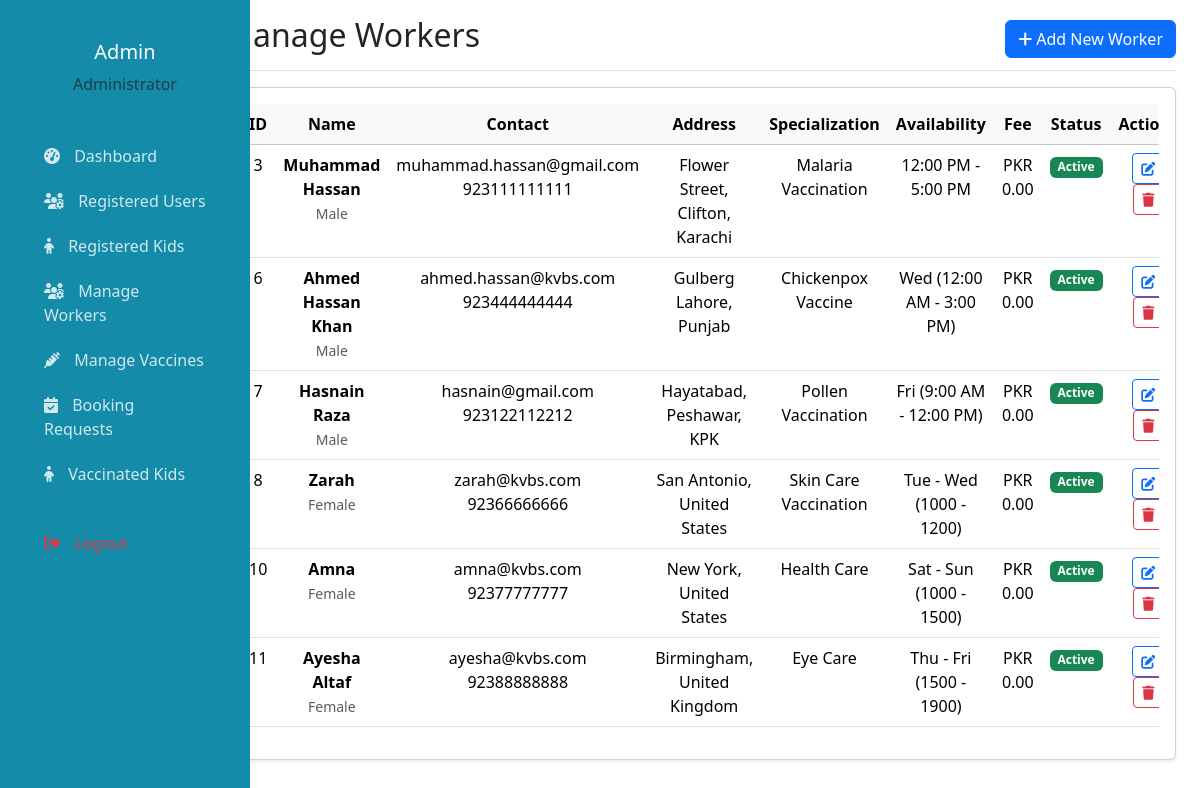
The app's page /admin/manage_workers.php (signed in) with its own data.
### tables this page shows
CREATE TABLE IF NOT EXISTS `workers` (
  `id` int NOT NULL AUTO_INCREMENT,
  `full_name` varchar(100) NOT NULL,
  `email` varchar(100) NOT NULL,
  `phone` varchar(20) NOT NULL,
  `address` text NOT NULL,
  `gender` enum('Male','Female','Other') NOT NULL,
  `available_time` varchar(100) NOT NULL COMMENT 'e.g., "9:00 AM - 5:00 PM"',
  `appointment_fee` decimal(10,2) NOT NULL,
  `specialization` varchar(100) NOT NULL,
  `status` enum('Active','Inactive') DEFAULT 'Active',
  `created_at` timestamp NULL DEFAULT CURRENT_TIMESTAMP,
  `updated_at` timestamp NULL DEFAULT CURRENT_TIMESTAMP ON UPDATE CURRENT_TIMESTAMP,
  PRIMARY KEY (`id`),
  UNIQUE KEY `email` (`email`)
);

### admin/manage_workers.php (the view, shortened to what this page needs)
<?php
require_once '../includes/db_connection.php';
$sql = "SELECT * FROM workers ORDER BY id ASC";
$result = $connection->query($sql);
?>
<!DOCTYPE html>
<html lang="en">
<head>
</head>
<body>
    <div class="container-fluid">
        <div class="row">
            <?php include 'admin_sidebar.php'?>
            <main class="col-md-9 ms-sm-auto col-lg-10 px-md-4">
                <div class="d-flex justify-content-between flex-wrap flex-md-nowrap align-items-center pt-3 pb-2 mb-3 border-bottom">
                    <h1 class="h2">Manage Workers</h1>
                    <a href="add_worker.php" class="btn btn-primary">
                        <i class="fas fa-plus"></i> Add New Worker
                    </a>
                </div>
                <div class="card shadow-sm">
                    <div class="card-body">
                        <div class="table-responsive">
                            <table class="table table-hover text-center">
                                <thead class="table-light">
                                    <tr>
                                        <th>ID</th>
                                        <th>Name</th>
                                        <th>Contact</th>
                                        <th>Address</th>
                                        <th>Specialization</th>
                                        <th>Availability</th>
                                        <th>Fee</th>
                                        <th>Status</th>
                                        <th>Actions</th>
                                    </tr>
                                </thead>
                                <tbody>
                                    <?php while ($row = $result->fetch_assoc()):
                                        $status_badge = ($row['status'] == 'Active') ? 'bg-success' : 'bg-secondary';
                                        ?>
                                        <tr>
                                        <td><?=$row['id']?></td>
                                        <td>
                                            <strong><?=$row['full_name']?></strong><br>
                                            <small class="text-muted"><?=$row['gender']?></small>
                                        </td>
                                        <td>
                                            <?=$row['email']?><br>
                                            <?=$row['phone']?>
                                        </td>
                                        <td><?=$row['address']?></td>
                                        <td><?=$row['specialization']?></td>
                                        <td><?=$row['available_time']?></td>
                                        <td>PKR <?=$row['appointment_fee']?></td>
                                        <td>
                                            <span class="badge <?=$status_badge?>  status-badge">
                                                <?=$row['status']?>
                                            </span>
                                        </td    >
                                        <td class="action-btns">
                                            <a href="edit_worker.php?id=<?=$row['id']?>" class="btn btn-sm btn-outline-primary">
                                                <i class='fas fa-edit'></i>
                                            </a>
                                            <a href="delete_worker.php?id=<?=$row['id']?>" class="btn btn-sm btn-outline-danger" onclick="return confirm('Are you sure?')">
                                                <i class="fas fa-trash"></i>
                                            </a>
                                        </td>
                                    </tr>
                                    <?php endwhile; ?>
                                </tbody>
                            </table>
                        </div>
                    </div>
                </div>
            </main>
        </div>
    </div>
</body>
</html>

### admin/manage_workers.php (style rules this page uses)
.action-btns .btn { padding: 0.25rem 0.5rem; font-size: 0.875rem; }
.status-badge { font-size: 0.75rem; }

### admin/admin_sidebar.php (style rules this page uses)
:root { --primary-color: #148ba9; --secondary-color: #f8f9fa; }

### records on screen
workers: id "3", full_name "Muhammad Hassan", gender "Male", email "muhammad.hassan@gmail.com", phone "923111111111", address "Flower Street, Clifton, Karachi", specialization "Malaria Vaccination", available_time "12:00 PM - 5:00 PM", appointment_fee "0.00", status "Active"
workers: id "6", full_name "Ahmed Hassan Khan", gender "Male", email "ahmed.hassan@kvbs.com", phone "923444444444", address "Gulberg Lahore, Punjab", specialization "Chickenpox Vaccine", available_time "Wed (12:00 AM - 3:00 PM)", appointment_fee "0.00", status "Active"
workers: id "7", full_name "Hasnain Raza", gender "Male", email "hasnain@gmail.com", phone "923122112212", address "Hayatabad, Peshawar, KPK", specialization "Pollen Vaccination", available_time "Fri (9:00 AM - 12:00 PM)", appointment_fee "0.00", status "Active"
workers: id "8", full_name "Zarah", gender "Female", email "zarah@kvbs.com", phone "92366666666", address "San Antonio, United States", specialization "Skin Care Vaccination", available_time "Tue - Wed (1000 - 1200)", appointment_fee "0.00", status "Active"
workers: id "10", full_name "Amna", gender "Female", email "amna@kvbs.com", phone "92377777777", address "New York, United States", specialization "Health Care", available_time "Sat - Sun (1000 - 1500)", appointment_fee "0.00", status "Active"
workers: id "11", full_name "Ayesha Altaf", gender "Female", email "ayesha@kvbs.com", phone "92388888888", address "Birmingham, United Kingdom", specialization "Eye Care", available_time "Thu - Fri (1500 - 1900)", appointment_fee "0.00", status "Active"

### other values on screen
$_SESSION['admin_name'] "Admin"
